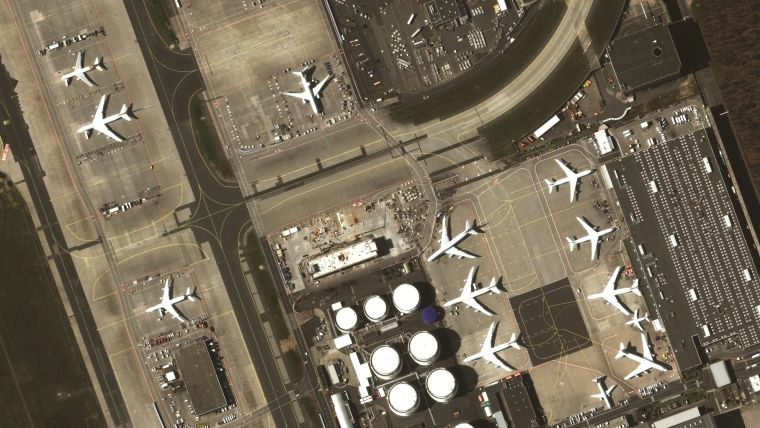
#> input picture input/im1.jpeg, 760 x 428 px; its folder holds only this picture in this run
$ python -i image.py   (imports and definitions only)
#> lines starting #> are read from the running program, lines starting #| are printed output that depends on the picture; after the words box and inside, x2 and y2 are one past the last pixel; in counts of white or black regions, pixels touching at a corner belong together
#> further down, picture is the input picture: shape (428, 760, 3); mean B, G, R 86.2, 105.1, 115.7
import os
import cv2
import numpy as np
from enum import Enum


class Anchor:
    # [5 lines left out: function __init__, not called in this run]

    def move(self, x, y):
        self.pos = (x, y)
        self.moved = True

    def reset(self):
        self.moved = False
        self.pos0 = self.pos

    # [83 lines left out: functions plot, calc_transform, calc_homography, decompose_homography, apply_homography, draw_grid, not called in this run]

def edge_detection(image, blur=5, low_threshold=80, high_threshold=150):
#> called with blur = 5, low_threshold = 80, high_threshold = 150
    blur = max(1, blur)
    blur = blur + 1 if blur % 2 == 0 else blur
    gray = cv2.cvtColor(image, cv2.COLOR_BGR2GRAY)
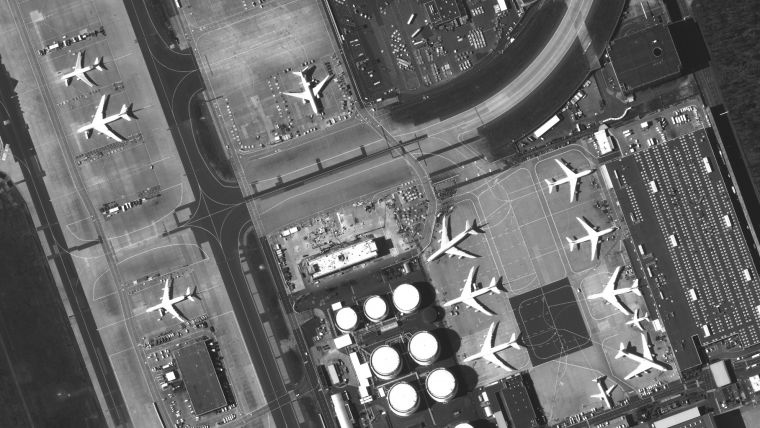
#> gray: shape (428, 760); min 14, max 255, mean 106.1
    blurred = cv2.GaussianBlur(gray, (blur, blur), 1.4)
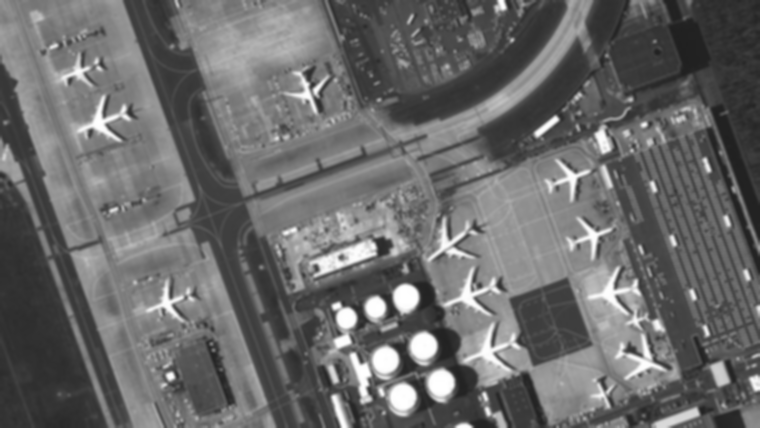
#> blurred: shape (428, 760); min 32, max 255, mean 106.1
    edges = cv2.Canny(blurred, low_threshold, high_threshold)
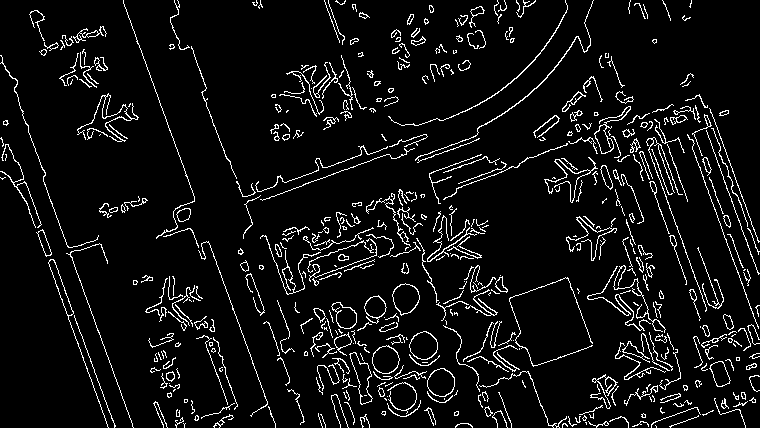
#> edges: shape (428, 760); 6.7% white in thin lines or dots
    edges = (cv2.boxFilter(edges, -1, (3, 3)) > 0).astype(np.uint8) * 255
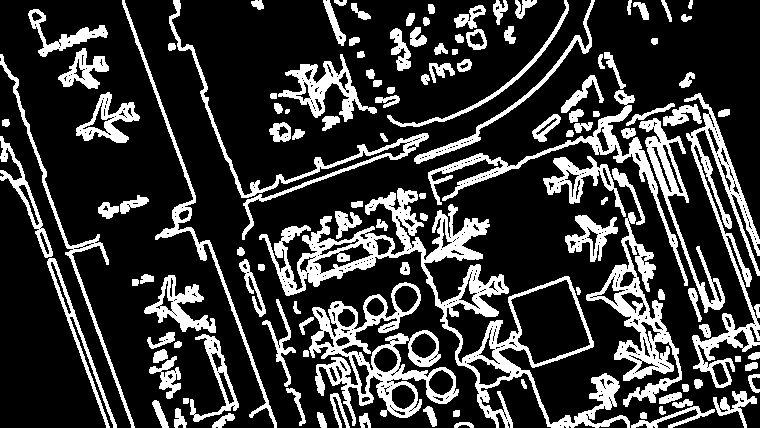
#> edges: shape (428, 760); 22% white; 126 white regions, largest, box (x1, y1, x2, y2) and area: (259, 188, 630, 428) 12893, (309, 282, 459, 426) 6467, (684, 93, 760, 388) 4922
    output = (np.clip(edges + gray*0.6,0,255)).astype(np.uint8)
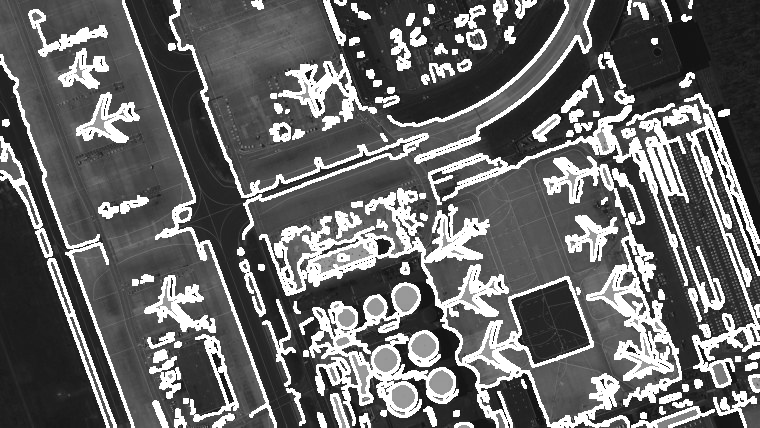
#> output: shape (428, 760); min 9, max 255, mean 103.8
    return output

# [29 lines left out: functions enhance_level_map, enhance_image, not called in this run]

# enum for state
class ImageState(Enum):
    NOT_VALID = 0
    NOT_LOADED = 1
    INITIALIZED = 2
    LOADED = 3
    MOVED = 4
    MATCHED = 5
    LOCKED = 6
    PANORAMA = 7
    EVICTED = 8
    SYNCED = 9

    # [15 lines left out: function to_color, not called in this run]

class ImageObject:
    # [178 lines left out: functions __init__, get_image, save_state, undo, redo, is_identity and 7 more, not called in this run]

    def __str__(self):
        T = self.relative_transform()
        return f"{self.image_path}, {','.join([str(x) for x in T.flatten().tolist()])}"

    # [14 lines left out: function create_panorama, not called in this run]


>>> import cv2
>>> picture = cv2.imread('input/im1.jpeg')
>>> result = edge_detection(picture)

$ run again, on input/im2.jpeg
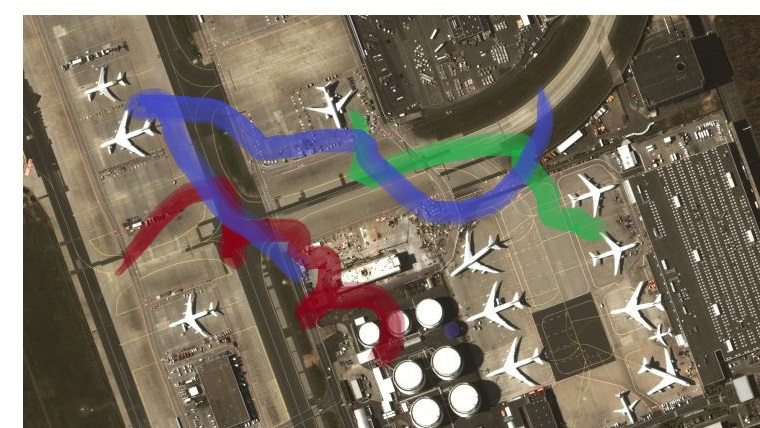
#> input picture input/im2.jpeg, 760 x 428 px
#> picture is the input picture: shape (428, 760, 3); mean B, G, R 100.6, 113.6, 123.4
#> in edge_detection, `edges = cv2.Canny(blurred, low_threshold, high_threshold)`:
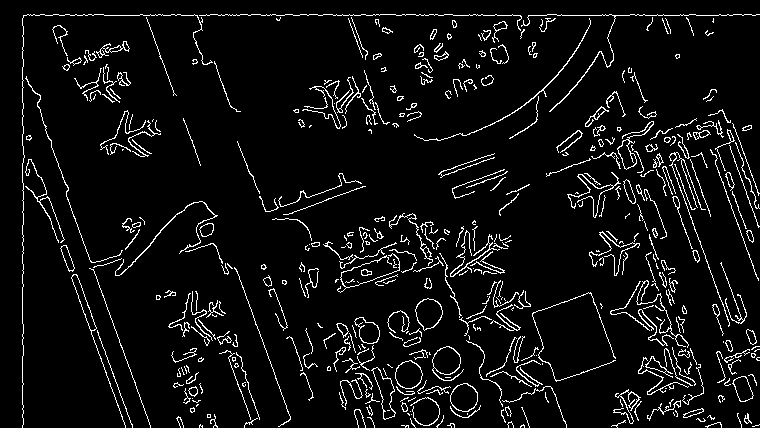
#> edges: shape (428, 760); 6.2% white in thin lines or dots
#> in edge_detection, `output = (np.clip(edges + gray*0.6,0,255)).astype(np.uint8)`:
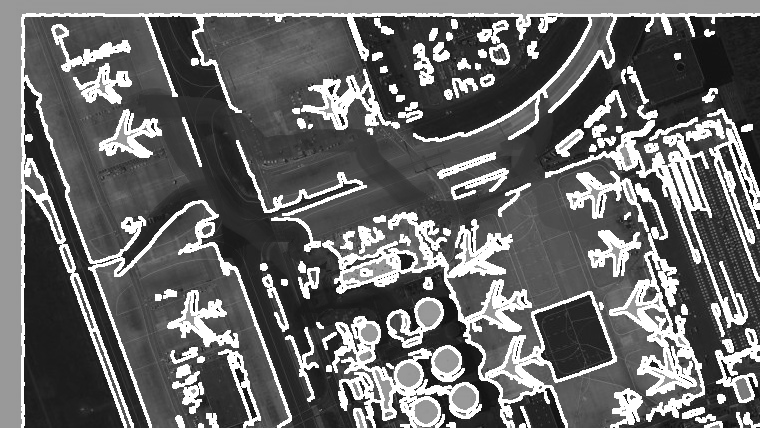
#> output: shape (428, 760); min 10, max 255, mean 105.5

$ run again, on input/im3.jpeg
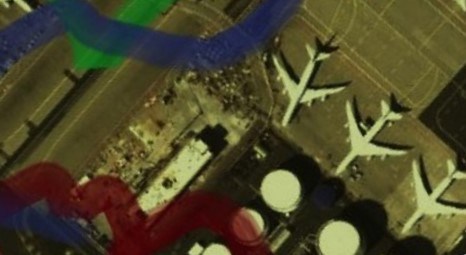
#> input picture input/im3.jpeg, 466 x 255 px
#> picture is the input picture: shape (255, 466, 3); mean B, G, R 41.4, 71.7, 77.1
#> in edge_detection, `edges = cv2.Canny(blurred, low_threshold, high_threshold)`:
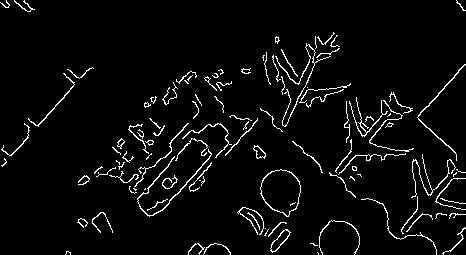
#> edges: shape (255, 466); 4.3% white in thin lines or dots
#> in edge_detection, `output = (np.clip(edges + gray*0.6,0,255)).astype(np.uint8)`:
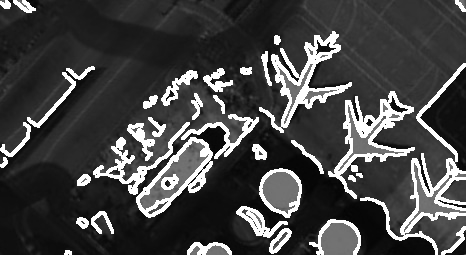
#> output: shape (255, 466); min 4, max 255, mean 68.8

$ run again, on input/test1.png
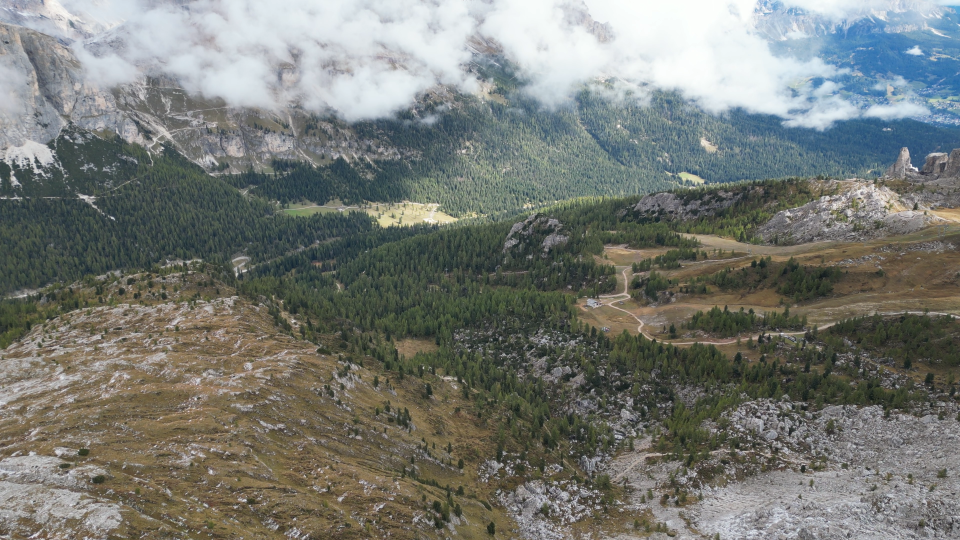
#> input picture input/test1.png, 1920 x 1080 px (shown at 1/2 size)
#> picture is the input picture: shape (1080, 1920, 3); mean B, G, R 116.6, 121.8, 118.7
#> in edge_detection, `edges = cv2.Canny(blurred, low_threshold, high_threshold)`:
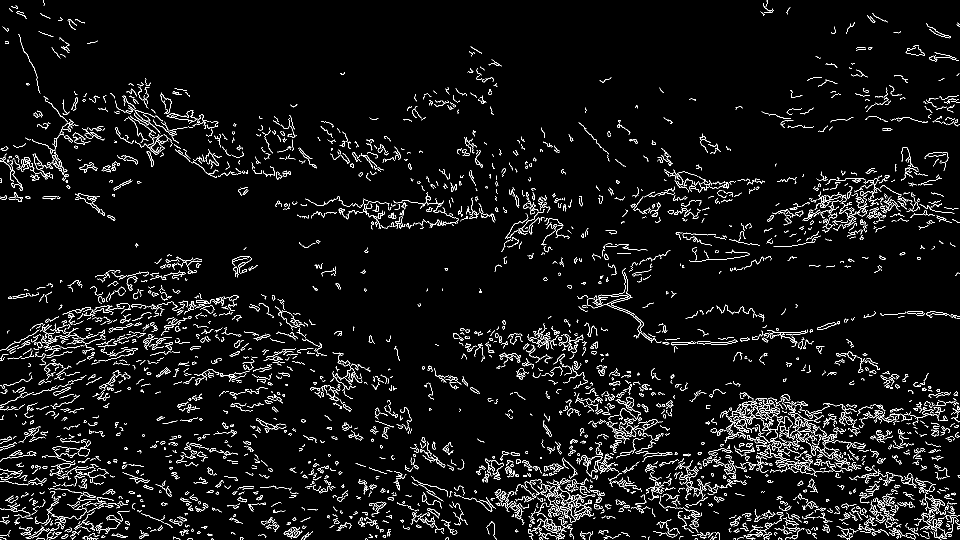
#> edges: shape (1080, 1920) (shown at 1/2 size); 4.8% white in thin lines or dots
#> in edge_detection, `output = (np.clip(edges + gray*0.6,0,255)).astype(np.uint8)`:
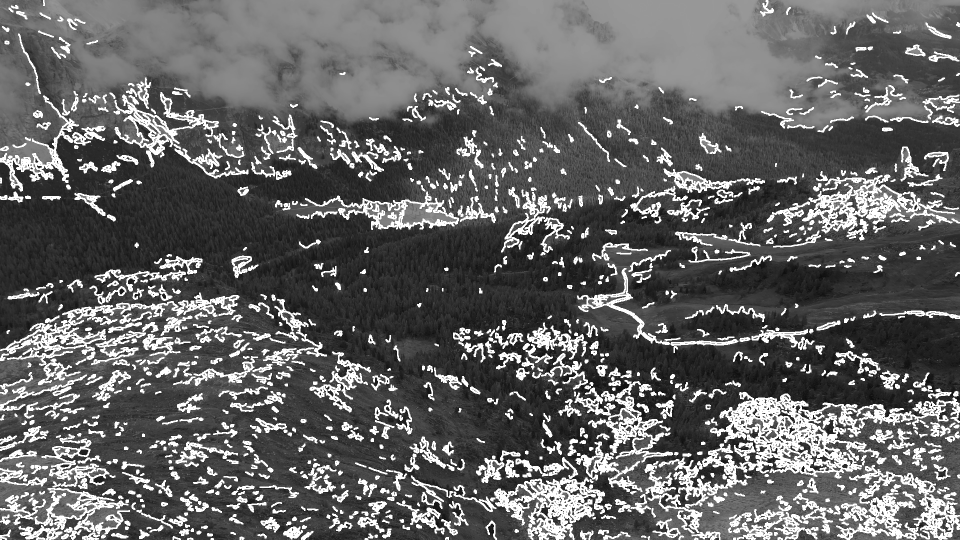
#> output: shape (1080, 1920) (shown at 1/2 size); min 9, max 255, mean 100.6
